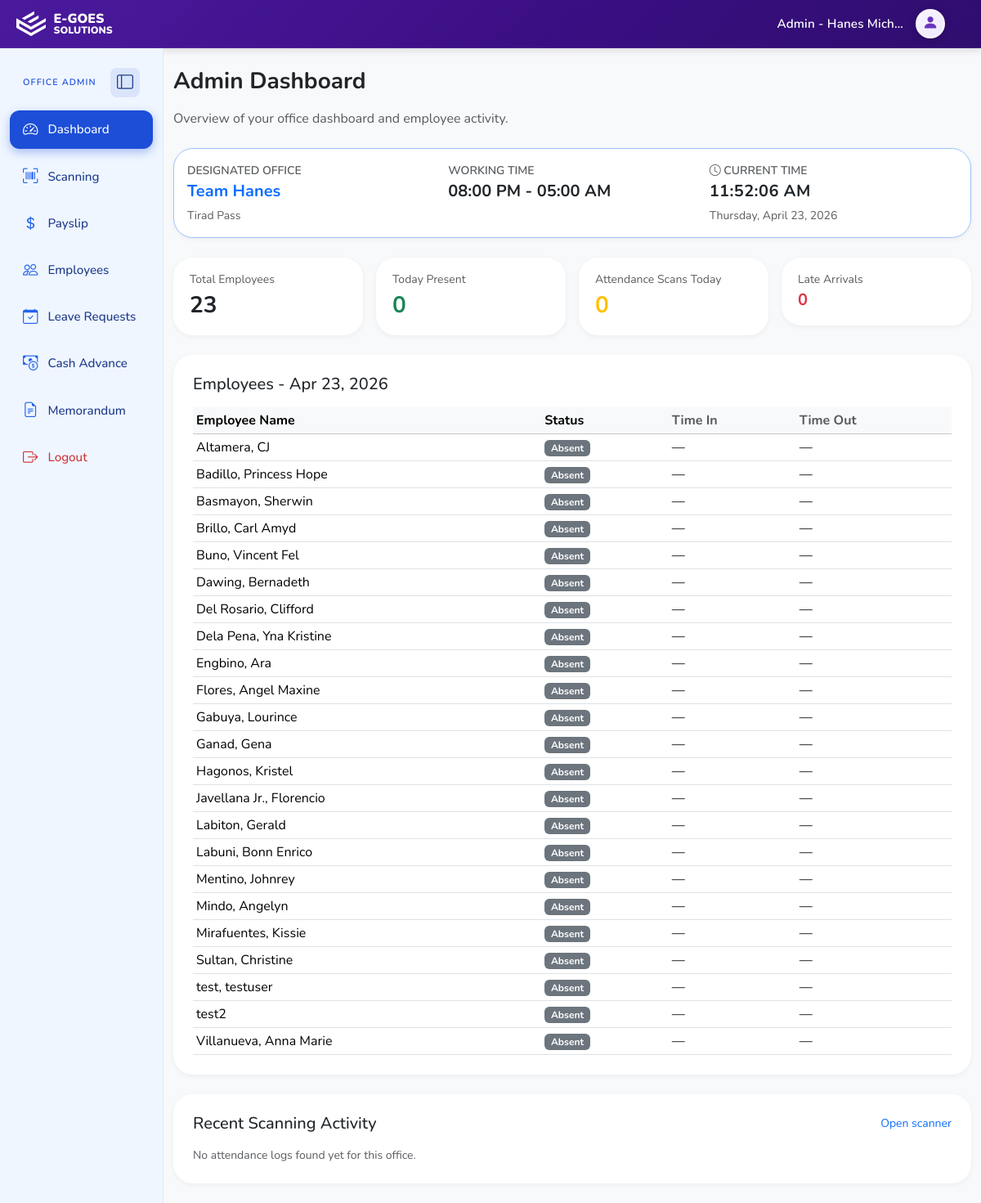
/EgoesSolution/admin/dashboard.php (signed in), run on the app's committed database.
### tables this page shows
CREATE TABLE IF NOT EXISTS `users` (
  `id` int NOT NULL AUTO_INCREMENT,
  `office_id` int DEFAULT NULL,
  `role` enum('superadmin','admin','employee') NOT NULL,
  `full_name` varchar(150) NOT NULL,
  `email` varchar(150) NOT NULL,
  `password_hash` varchar(255) NOT NULL,
  `profile_image` varchar(255) DEFAULT NULL,
  `is_active` tinyint(1) NOT NULL DEFAULT '1',
  `created_at` timestamp NOT NULL DEFAULT CURRENT_TIMESTAMP,
  PRIMARY KEY (`id`),
  UNIQUE KEY `email` (`email`),
  KEY `office_id` (`office_id`),
  CONSTRAINT `users_ibfk_1` FOREIGN KEY (`office_id`) REFERENCES `offices` (`id`)
);

CREATE TABLE IF NOT EXISTS `offices` (
  `id` int NOT NULL AUTO_INCREMENT,
  `name` varchar(150) NOT NULL,
  `address` varchar(255) DEFAULT NULL,
  `working_start_time` time DEFAULT NULL,
  `working_end_time` time DEFAULT NULL,
  `team_leader` varchar(150) DEFAULT NULL,
  `is_active` tinyint(1) NOT NULL DEFAULT '1',
  `team_leader_user_id` int DEFAULT NULL,
  `time_in` time DEFAULT NULL,
  `time_out` time DEFAULT NULL,
  PRIMARY KEY (`id`),
  KEY `fk_offices_team_leader_user` (`team_leader_user_id`),
  CONSTRAINT `fk_offices_team_leader_user` FOREIGN KEY (`team_leader_user_id`) REFERENCES `users` (`id`) ON DELETE SET NULL ON UPDATE CASCADE
);

### EgoesSolution/admin/dashboard.php (the view, shortened to what this page needs)
<?php
$officeId = $_SESSION['office_id'] ?? null;
$designatedOfficeName = 'Unassigned';
$designatedOfficeAddress = '';
$designatedOfficeTimeRange = 'Not set';
require_once __DIR__ . '/../config/database.php';
$totalEmployees = 0;
$todayPresent = 0;
$scansToday = 0;
$lateArrivals = 0;
$recentLogs = [];
$employeeStatusList = [];
$effectiveWorkdayDate = date('Y-m-d');
if ($officeId) {
    $hasOfficeAddressColumn = $pdo->query("SHOW COLUMNS FROM offices LIKE 'address'")->rowCount() > 0;
    $hasOfficeTimeInColumn = $pdo->query("SHOW COLUMNS FROM offices LIKE 'time_in'")->rowCount() > 0;
    $hasOfficeTimeOutColumn = $pdo->query("SHOW COLUMNS FROM offices LIKE 'time_out'")->rowCount() > 0;
    $selectAddress = $hasOfficeAddressColumn ? 'address' : 'NULL AS address';
    $selectTimeIn = $hasOfficeTimeInColumn ? 'time_in' : 'NULL AS time_in';
    $selectTimeOut = $hasOfficeTimeOutColumn ? 'time_out' : 'NULL AS time_out';
    $officeStmt = $pdo->prepare("SELECT name, {$selectAddress}, {$selectTimeIn}, {$selectTimeOut} FROM offices WHERE id = ? LIMIT 1");
    $officeStmt->execute([$officeId]);
    $officeRow = $officeStmt->fetch();
    if ($officeRow) {
        if (!empty($officeRow['name'])) {
            $designatedOfficeName = (string) $officeRow['name'];
        }
        if (!empty($officeRow['address'])) {
            $addr = trim((string) $officeRow['address']);
            if ($addr !== '') {
                $designatedOfficeAddress = function_exists('mb_strlen') && mb_strlen($addr) > 120
                    ? mb_substr($addr, 0, 117) . '…'
                    : (strlen($addr) > 120 ? substr($addr, 0, 117) . '…' : $addr);
            }
        }
        if (!empty($officeRow['time_in']) && !empty($officeRow['time_out'])) {
            $designatedOfficeTimeRange = date('h:i A', strtotime($officeRow['time_in'])) . ' - ' . date('h:i A', strtotime($officeRow['time_out']));
        }
    }
    $stmt = $pdo->prepare('SELECT COUNT(*) FROM users WHERE role = "employee" AND office_id = ?');
    $stmt->execute([$officeId]);
    $totalEmployees = (int) $stmt->fetchColumn();
    $hasAttendanceLogs = $pdo->query("SHOW TABLES LIKE 'attendance_logs'")->rowCount() > 0;
    if ($hasAttendanceLogs) {
        $hasLateMinutesColumn = $pdo->query("SHOW COLUMNS FROM attendance_logs LIKE 'late_minutes'")->rowCount() > 0;
        $presentStmt = $pdo->prepare('
            SELECT COUNT(DISTINCT employee_id)
            FROM attendance_logs
            WHERE office_id = ? AND log_date = ? AND time_in IS NOT NULL
        ');
        $presentStmt->execute([$officeId, $effectiveWorkdayDate]);
        $todayPresent = (int) $presentStmt->fetchColumn();
        $scansStmt = $pdo->prepare('
            SELECT COUNT(*)
            FROM attendance_logs
            WHERE office_id = ? AND log_date = ?
        ');
        $scansStmt->execute([$officeId, $effectiveWorkdayDate]);
        $scansToday = (int) $scansStmt->fetchColumn();
        if ($hasLateMinutesColumn) {
            $lateStmt = $pdo->prepare('
                SELECT COUNT(*)
                FROM attendance_logs
                WHERE office_id = ? AND log_date = ? AND COALESCE(late_minutes, 0) > 0
            ');
            $lateStmt->execute([$officeId, $effectiveWorkdayDate]);
            $lateArrivals = (int) $lateStmt->fetchColumn();
        }
        $recentStmt = $pdo->prepare('
            SELECT u.full_name, al.log_date, al.time_in, al.time_out, al.status
            FROM attendance_logs al
            INNER JOIN employees e ON al.employee_id = e.id
            INNER JOIN users u ON e.user_id = u.id
            WHERE al.office_id = ? AND al.log_date = ?
            ORDER BY al.log_date DESC, al.time_in DESC, al.id DESC
            LIMIT 10
        ');
        $recentStmt->execute([$officeId, $effectiveWorkdayDate]);
        $recentLogs = $recentStmt->fetchAll();
        $statusStmt = $pdo->prepare('
            SELECT
                u.full_name,
                al.time_in,
                al.time_out,
                ' . ($hasLateMinutesColumn ? 'al.late_minutes' : 'NULL AS late_minutes') . '
            FROM users u
            INNER JOIN employees e ON e.user_id = u.id
            LEFT JOIN attendance_logs al
                ON al.employee_id = e.id
                AND al.office_id = u.office_id
                AND al.log_date = ?
            WHERE u.role = "employee" AND u.office_id = ? AND u.is_active = 1
            ORDER BY u.full_name
        ');
        $statusStmt->execute([$effectiveWorkdayDate, $officeId]);
        $employeeStatusRows = $statusStmt->fetchAll();
        foreach ($employeeStatusRows as $row) {
            $statusLabel = 'Absent';
            $statusClass = 'secondary';
            $employeeStatusList[] = [
                'full_name' => $row['full_name'],
                'status' => $statusLabel,
                'status_class' => $statusClass,
                'time_in' => $row['time_in'],
                'time_out' => $row['time_out'],
            ];
        }
    }
}
?>
<!DOCTYPE html>
<html lang="en">
  <head>
    <link
      href="https://cdn.jsdelivr.net/npm/bootstrap@5.3.3/dist/css/bootstrap.min.css"
      rel="stylesheet"
    />
    <link rel="stylesheet" href="https://cdn.jsdelivr.net/npm/bootstrap-icons@1.11.3/font/bootstrap-icons.css" />
    <link rel="stylesheet" href="../assets/css/style.css?v=blue1" />
  </head>
  <body class="bg-light">
    <?php include __DIR__ . '/../includes/header.php'; ?>
    <div class="container-fluid">
      <div class="row">
        <?php include __DIR__ . '/../includes/sidebar_admin.php'; ?>
        <main class="col-12 col-md-9 col-lg-10 py-4">
          <h3 class="mb-3 fw-bold">Admin Dashboard</h3>
          <p class="text-muted mb-4">
            Overview of your office dashboard and employee activity.
          </p>
          <div class="eg-panel p-3 mb-4 border border-primary-subtle">
            <div class="row g-3 align-items-start">
              <div class="col-12 col-md-4">
                <div class="text-muted small text-uppercase fw-semibold">Designated Office</div>
                <div class="fw-bold fs-5 text-primary"><?= htmlspecialchars($designatedOfficeName) ?></div>
                <?php if ($designatedOfficeAddress !== ''): ?>
                  <div class="small text-muted mt-1"><?= htmlspecialchars($designatedOfficeAddress) ?></div>
                <?php endif; ?>
              </div>
              <div class="col-12 col-md-4">
                <div class="text-muted small text-uppercase fw-semibold">Working Time</div>
                <div class="fw-bold fs-5"><?= htmlspecialchars($designatedOfficeTimeRange) ?></div>
              </div>
              <div class="col-12 col-md-4">
                <div class="text-muted small text-uppercase fw-semibold">
                  <i class="bi bi-clock" aria-hidden="true"></i> Current time
                </div>
                <div class="fw-bold fs-5 eg-dashboard-clock-time" id="egAdminLiveClockTime">—</div>
                <div class="eg-dashboard-clock-date small text-muted" id="egAdminLiveClockDate" aria-live="polite"></div>
              </div>
            </div>
          </div>
          <div class="row g-3 mb-4">
            <div class="col-md-3">
              <div class="eg-metric-card">
                <div class="text-muted small">Total Employees</div>
                <div class="fw-bold fs-3"><?= $totalEmployees ?></div>
              </div>
            </div>
            <div class="col-md-3">
              <div class="eg-metric-card">
                <div class="text-muted small">Today Present</div>
                <div class="fw-bold fs-3 text-success"><?= $todayPresent ?></div>
              </div>
            </div>
            <div class="col-md-3">
              <div class="eg-metric-card">
                <div class="text-muted small">Attendance Scans Today</div>
                <div class="fw-bold fs-3 text-warning"><?= $scansToday ?></div>
              </div>
            </div>
            <div class="col-md-3">
              <div class="eg-metric-card">
                <div class="text-muted small">Late Arrivals</div>
                <div class="fw-bold fs-5 text-danger"><?= $lateArrivals ?></div>
              </div>
            </div>
          </div>
          <div class="eg-panel mb-4">
            <div class="d-flex justify-content-between align-items-center mb-3">
              <h5 class="mb-0">Employees - <?= htmlspecialchars(date('M d, Y', strtotime($effectiveWorkdayDate))) ?></h5>
            </div>
            <?php if (empty($employeeStatusList)): ?>
              <p class="text-muted small mb-0">No employee records found for this office.</p>
            <?php else: ?>
              <div class="table-responsive">
                <table class="table table-sm align-middle mb-0">
                  <thead class="table-light">
                    <tr>
                      <th>Employee Name</th>
                      <th>Status</th>
                      <th class="text-muted">Time In</th>
                      <th class="text-muted">Time Out</th>
                    </tr>
                  </thead>
                  <tbody>
                    <?php foreach ($employeeStatusList as $emp): ?>
                      <tr>
                        <td><?= htmlspecialchars($emp['full_name']) ?></td>
                        <td><span class="badge text-bg-<?= htmlspecialchars($emp['status_class']) ?>"><?= htmlspecialchars($emp['status']) ?></span></td>
                        <td><?= $emp['time_in'] ? htmlspecialchars(date('h:i A', strtotime($emp['time_in']))) : '—' ?></td>
                        <td><?= $emp['time_out'] ? htmlspecialchars(date('h:i A', strtotime($emp['time_out']))) : '—' ?></td>
                      </tr>
                    <?php endforeach; ?>
                  </tbody>
                </table>
              </div>
            <?php endif; ?>
          </div>
          <div class="eg-panel">
            <div class="d-flex justify-content-between align-items-center mb-3">
              <h5 class="mb-0">Recent Scanning Activity</h5>
              <a href="scan.php" class="small text-decoration-none">Open scanner</a>
            </div>
            <?php if (empty($recentLogs)): ?>
              <p class="text-muted small mb-0">No attendance logs found yet for this office.</p>
            <?php endif; ?>
          </div>
        </main>
      </div>
    </div>
  </body>
</html>

### EgoesSolution/includes/header.php (shortened to what this page needs)
<?php
$headerTopbarExtraClass = isset($headerTopbarExtraClass) ? trim((string) $headerTopbarExtraClass) : '';
if (isset($headerAssetBase)) {
  $headerAssetBase = trim((string) $headerAssetBase);
  $headerAssetBase = $headerAssetBase === '' ? '' : rtrim($headerAssetBase, '/') . '/';
} else {
  $headerAssetBase = '../';
}
$userId = (int) ($_SESSION['user_id'] ?? 0);
$headerAvatarUrl = '';
if ($userId > 0 && isset($pdo) && $pdo instanceof PDO) {
  try {
    $headerStmt = $pdo->prepare('SELECT full_name, profile_image FROM users WHERE id = ? LIMIT 1');
    $headerStmt->execute([$userId]);
    $headerUser = $headerStmt->fetch(PDO::FETCH_ASSOC);
    if ($headerUser) {
      $dbFullName = trim((string) ($headerUser['full_name'] ?? ''));
      if ($dbFullName !== '') {
        $name = $dbFullName;
      }
      $headerAvatarUrl = trim((string) ($headerUser['profile_image'] ?? ''));
    }
  } catch (Throwable $e) {
  }
}
$role = $_SESSION['role'] ?? '';
$prefix = '';
if ($role === 'superadmin') {
  $prefix = 'SuperAdmin - ';
} elseif ($role === 'admin') {
  $prefix = 'Admin - ';
} elseif ($role === 'employee') {
  $prefix = 'Employee - ';
}
$isProfileHeader = in_array($role, ['admin', 'superadmin', 'employee'], true);
$isEmployeeProfileModalEnabled = $role === 'employee';
$isAdminProfileModalEnabled = $role === 'admin';
$isSuperadminProfileModalEnabled = $role === 'superadmin';
$profileModalEnabled = $isEmployeeProfileModalEnabled || $isAdminProfileModalEnabled || $isSuperadminProfileModalEnabled;
$profileModalId = $isAdminProfileModalEnabled
  ? 'adminProfileModal'
  : ($isSuperadminProfileModalEnabled ? 'superadminProfileModal' : 'employeeProfileModal');
$parts = explode(',', $name, 2);
if (count($parts) > 1) {
  $displayName = trim($parts[1]);
} else {
  $nameParts = explode(' ', trim($name));
  $displayName = $nameParts[0];
}
?>
<header class="eg-topbar<?= $headerTopbarExtraClass !== '' ? ' ' . htmlspecialchars($headerTopbarExtraClass, ENT_QUOTES, 'UTF-8') : '' ?> d-flex justify-content-between align-items-center">
  <div class="eg-system-brand d-inline-flex align-items-center" style="gap:.6rem;">
    <img src="<?= htmlspecialchars($headerAssetBase, ENT_QUOTES, 'UTF-8') ?>assets/images/logo-white.png" alt="E-Goes Solutions" class="eg-system-logo" style="width:36px;height:auto;display:block;" />
    <div class="eg-system-wordmark d-flex flex-column" style="line-height:1.02;">
      <span class="eg-system-wordmark-top" style="font-size:1rem;font-weight:900;color:#fff;text-transform:uppercase;">E-Goes</span>
      <span class="eg-system-wordmark-bottom" style="font-size:.76rem;font-weight:900;color:rgba(255,255,255,.95);text-transform:uppercase;">Solutions</span>
    </div>
  </div>
  <?php if ($isProfileHeader): ?>
    <a
      href="<?= $profileModalEnabled ? '#' : 'profile.php' ?>"
      class="eg-topbar-user me-3"
      <?php if ($profileModalEnabled): ?>
      data-bs-toggle="modal"
      data-bs-target="#<?= $profileModalId ?>"
      <?php endif; ?>>
      <span class="eg-topbar-greeting" id="egTopbarGreeting"><?= htmlspecialchars($prefix . $displayName) ?></span>
      <div
        class="eg-avatar-circle eg-avatar-circle--header overflow-hidden d-flex align-items-center justify-content-center">
        <?php if ($headerAvatarUrl !== ''): ?>
          <img
            id="egTopbarAvatarImg"
            src="<?= htmlspecialchars($headerAvatarUrl) ?>"
            alt="Profile"
            style="width:100%;height:100%;object-fit:cover;"
          />
          <span class="bi bi-person-fill eg-topbar-avatar-fallback d-none" id="egTopbarAvatarFallback" aria-hidden="true"></span>
        <?php else: ?>
          <span class="bi bi-person-fill eg-topbar-avatar-fallback" id="egTopbarAvatarFallback" aria-hidden="true"></span>
        <?php endif; ?>
      </div>
    </a>
  <?php endif; ?>
</header>

### data on the page
users: full_name "Admin - Hanes Mich…"
offices: name "Team Hanes", address "Tirad Pass", designatedOfficeTimeRange "08:00 PM - 05:00 AM"

### other printed values
$totalEmployees "23"
$todayPresent "0"
$scansToday "0"
$lateArrivals "0"
$emp['full_name'] "Altamera, CJ"
$emp['status'] "Absent"
$emp['full_name'] "Badillo, Princess Hope"
$emp['full_name'] "Basmayon, Sherwin"
$emp['full_name'] "Brillo, Carl Amyd"
$emp['full_name'] "Buno, Vincent Fel"
$emp['full_name'] "Dawing, Bernadeth"
$emp['full_name'] "Del Rosario, Clifford"
$emp['full_name'] "Dela Pena, Yna Kristine"
$emp['full_name'] "Engbino, Ara"
$emp['full_name'] "Flores, Angel Maxine"
